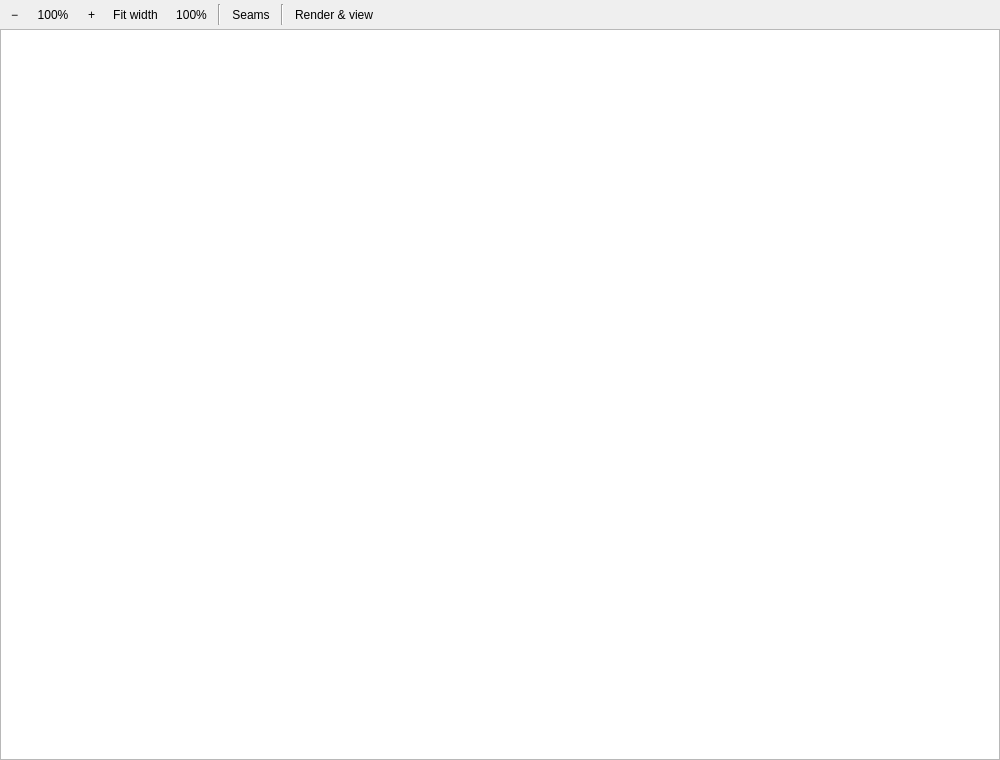
<?xml version="1.0" encoding="UTF-8"?>
<ui version="4.0">
 <class>StripViewer</class>
 <widget class="QWidget" name="StripViewer">
  <property name="geometry">
   <rect>
    <x>0</x>
    <y>0</y>
    <width>1000</width>
    <height>760</height>
   </rect>
  </property>
  <property name="windowTitle">
   <string>Strip</string>
  </property>
  <layout class="QVBoxLayout" name="rootLayout">
   <property name="spacing">
    <number>0</number>
   </property>
   <property name="leftMargin">
    <number>0</number>
   </property>
   <property name="topMargin">
    <number>0</number>
   </property>
   <property name="rightMargin">
    <number>0</number>
   </property>
   <property name="bottomMargin">
    <number>0</number>
   </property>
   <item>
    <layout class="QHBoxLayout" name="toolLayout">
     <property name="spacing">
      <number>4</number>
     </property>
     <property name="leftMargin">
      <number>4</number>
     </property>
     <property name="topMargin">
      <number>4</number>
     </property>
     <property name="rightMargin">
      <number>4</number>
     </property>
     <property name="bottomMargin">
      <number>4</number>
     </property>
     <item>
      <widget class="QToolButton" name="buttonZoomOut">
       <property name="toolButtonStyle">
        <enum>Qt::ToolButtonTextOnly</enum>
       </property>
       <property name="autoRaise">
        <bool>true</bool>
       </property>
       <property name="text">
        <string>−</string>
       </property>
      </widget>
     </item>
     <item>
      <widget class="QLabel" name="labelZoom">
       <property name="minimumSize">
        <size>
         <width>48</width>
         <height>0</height>
        </size>
       </property>
       <property name="alignment">
        <set>Qt::AlignCenter</set>
       </property>
       <property name="text">
        <string>100%</string>
       </property>
      </widget>
     </item>
     <item>
      <widget class="QToolButton" name="buttonZoomIn">
       <property name="toolButtonStyle">
        <enum>Qt::ToolButtonTextOnly</enum>
       </property>
       <property name="autoRaise">
        <bool>true</bool>
       </property>
       <property name="text">
        <string>+</string>
       </property>
      </widget>
     </item>
     <item>
      <widget class="QToolButton" name="buttonFitWidth">
       <property name="toolButtonStyle">
        <enum>Qt::ToolButtonTextOnly</enum>
       </property>
       <property name="autoRaise">
        <bool>true</bool>
       </property>
       <property name="text">
        <string>Fit width</string>
       </property>
      </widget>
     </item>
     <item>
      <widget class="QToolButton" name="buttonZoomReset">
       <property name="toolButtonStyle">
        <enum>Qt::ToolButtonTextOnly</enum>
       </property>
       <property name="autoRaise">
        <bool>true</bool>
       </property>
       <property name="text">
        <string>100%</string>
       </property>
      </widget>
     </item>
     <item>
      <widget class="Line" name="toolLine1">
       <property name="orientation">
        <enum>Qt::Vertical</enum>
       </property>
      </widget>
     </item>
     <item>
      <widget class="QToolButton" name="buttonSeams">
       <property name="toolButtonStyle">
        <enum>Qt::ToolButtonTextOnly</enum>
       </property>
       <property name="autoRaise">
        <bool>true</bool>
       </property>
       <property name="toolTip">
        <string>Show a guide line at each slice boundary.</string>
       </property>
       <property name="text">
        <string>Seams</string>
       </property>
       <property name="checkable">
        <bool>true</bool>
       </property>
      </widget>
     </item>
     <item>
      <widget class="Line" name="toolLine2">
       <property name="orientation">
        <enum>Qt::Vertical</enum>
       </property>
      </widget>
     </item>
     <item>
      <widget class="QToolButton" name="buttonRenderView">
       <property name="toolButtonStyle">
        <enum>Qt::ToolButtonTextOnly</enum>
       </property>
       <property name="autoRaise">
        <bool>true</bool>
       </property>
       <property name="text">
        <string>Render &amp;&amp; view</string>
       </property>
      </widget>
     </item>
     <item>
      <spacer name="toolSpacer">
       <property name="orientation">
        <enum>Qt::Horizontal</enum>
       </property>
       <property name="sizeHint" stdset="0">
        <size>
         <width>40</width>
         <height>20</height>
        </size>
       </property>
      </spacer>
     </item>
    </layout>
   </item>
   <item>
    <widget class="QGraphicsView" name="graphicsView"/>
   </item>
  </layout>
 </widget>
 <resources/>
 <connections/>
</ui>
